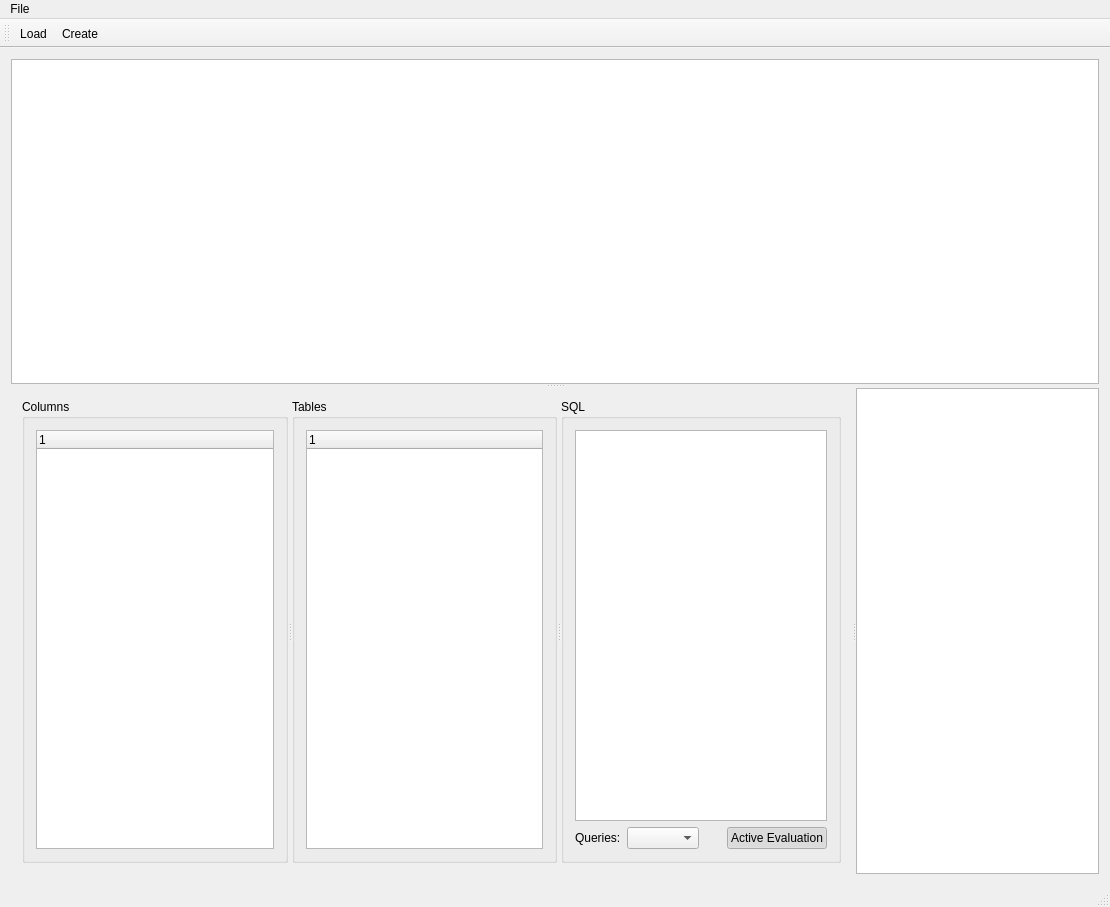
<?xml version="1.0" encoding="UTF-8"?>
<ui version="4.0">
 <class>MainWindow</class>
 <widget class="QMainWindow" name="MainWindow">
  <property name="geometry">
   <rect>
    <x>0</x>
    <y>0</y>
    <width>1110</width>
    <height>907</height>
   </rect>
  </property>
  <property name="windowTitle">
   <string>MainWindow</string>
  </property>
  <widget class="QWidget" name="centralWidget">
   <layout class="QVBoxLayout" name="verticalLayout_4">
    <item>
     <widget class="QSplitter" name="splitter_2">
      <property name="orientation">
       <enum>Qt::Vertical</enum>
      </property>
      <widget class="QTableView" name="tableView">
       <property name="selectionBehavior">
        <enum>QAbstractItemView::SelectRows</enum>
       </property>
       <attribute name="horizontalHeaderHighlightSections">
        <bool>false</bool>
       </attribute>
       <attribute name="verticalHeaderDefaultSectionSize">
        <number>20</number>
       </attribute>
       <attribute name="verticalHeaderHighlightSections">
        <bool>false</bool>
       </attribute>
       <attribute name="verticalHeaderMinimumSectionSize">
        <number>10</number>
       </attribute>
      </widget>
      <widget class="QSplitter" name="splitter">
       <property name="orientation">
        <enum>Qt::Horizontal</enum>
       </property>
       <widget class="QWidget" name="layoutWidget">
        <layout class="QHBoxLayout" name="horizontalLayout">
         <item>
          <widget class="QSplitter" name="splitter_4">
           <property name="orientation">
            <enum>Qt::Horizontal</enum>
           </property>
           <widget class="QSplitter" name="splitter_3">
            <property name="orientation">
             <enum>Qt::Horizontal</enum>
            </property>
            <widget class="QGroupBox" name="groupBox">
             <property name="title">
              <string>Columns</string>
             </property>
             <layout class="QVBoxLayout" name="verticalLayout">
              <item>
               <widget class="QTreeWidget" name="treeWidget_2">
                <property name="itemsExpandable">
                 <bool>false</bool>
                </property>
                <column>
                 <property name="text">
                  <string notr="true">1</string>
                 </property>
                </column>
               </widget>
              </item>
             </layout>
            </widget>
            <widget class="QGroupBox" name="groupBox_3">
             <property name="title">
              <string>Tables</string>
             </property>
             <layout class="QVBoxLayout" name="verticalLayout_3">
              <item>
               <widget class="QTreeWidget" name="treeWidget">
                <column>
                 <property name="text">
                  <string notr="true">1</string>
                 </property>
                </column>
               </widget>
              </item>
             </layout>
            </widget>
           </widget>
           <widget class="QGroupBox" name="groupBox_2">
            <property name="title">
             <string>SQL</string>
            </property>
            <layout class="QVBoxLayout" name="verticalLayout_2">
             <item>
              <widget class="QPlainTextEdit" name="plainTextEdit"/>
             </item>
             <item>
              <layout class="QHBoxLayout" name="horizontalLayout_2">
               <item>
                <widget class="QLabel" name="label">
                 <property name="text">
                  <string>Queries:</string>
                 </property>
                </widget>
               </item>
               <item>
                <widget class="QComboBox" name="comboBox"/>
               </item>
               <item>
                <spacer name="horizontalSpacer">
                 <property name="orientation">
                  <enum>Qt::Horizontal</enum>
                 </property>
                 <property name="sizeHint" stdset="0">
                  <size>
                   <width>40</width>
                   <height>20</height>
                  </size>
                 </property>
                </spacer>
               </item>
               <item>
                <widget class="QPushButton" name="pushButton">
                 <property name="text">
                  <string>Active Evaluation</string>
                 </property>
                 <property name="checkable">
                  <bool>true</bool>
                 </property>
                 <property name="checked">
                  <bool>true</bool>
                 </property>
                </widget>
               </item>
              </layout>
             </item>
            </layout>
           </widget>
          </widget>
         </item>
        </layout>
       </widget>
       <widget class="QTextBrowser" name="textBrowser"/>
      </widget>
     </widget>
    </item>
   </layout>
  </widget>
  <widget class="QMenuBar" name="menuBar">
   <property name="geometry">
    <rect>
     <x>0</x>
     <y>0</y>
     <width>1110</width>
     <height>26</height>
    </rect>
   </property>
   <widget class="QMenu" name="menuFile">
    <property name="title">
     <string>File</string>
    </property>
    <addaction name="actionLoad"/>
    <addaction name="actionCreate"/>
   </widget>
   <addaction name="menuFile"/>
  </widget>
  <widget class="QToolBar" name="mainToolBar">
   <attribute name="toolBarArea">
    <enum>TopToolBarArea</enum>
   </attribute>
   <attribute name="toolBarBreak">
    <bool>false</bool>
   </attribute>
   <addaction name="actionLoad"/>
   <addaction name="actionCreate"/>
  </widget>
  <widget class="QStatusBar" name="statusBar"/>
  <action name="actionLoad">
   <property name="text">
    <string>Load</string>
   </property>
  </action>
  <action name="actionCreate">
   <property name="text">
    <string>Create</string>
   </property>
  </action>
 </widget>
 <layoutdefault spacing="6" margin="11"/>
 <resources/>
 <connections/>
</ui>
